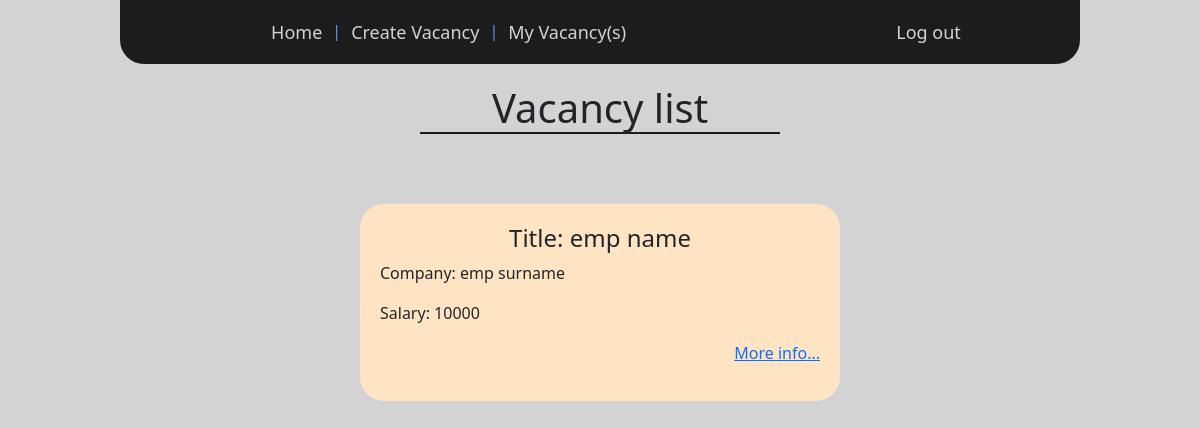
/list-vacancy/ (signed in), run on an earlier commit of the app's database.
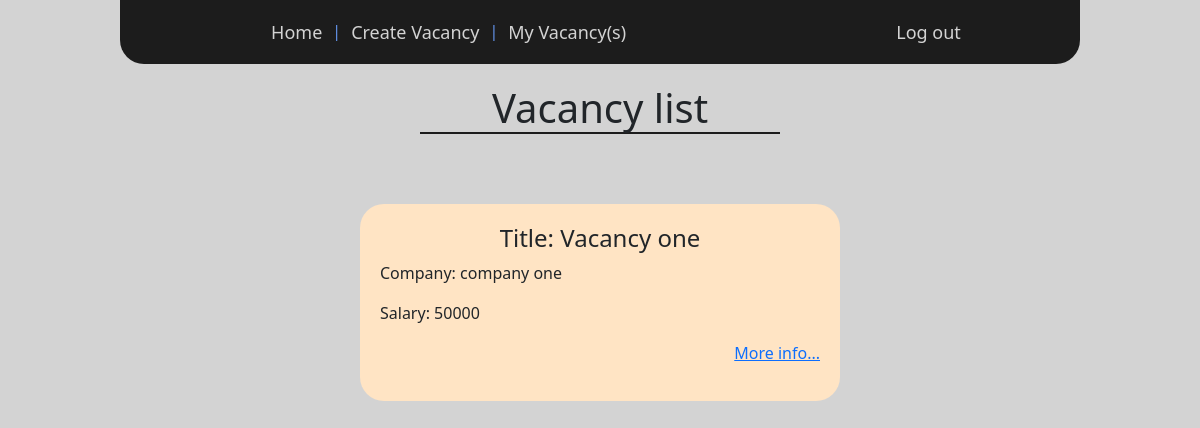
And on a later commit of the database.
### main/models.py (models this page shows, shortened)
class Vacancy(models.Model):
    user = models.ForeignKey(User, on_delete=models.DO_NOTHING, blank=True)
    name = models.CharField('Name', max_length=255)
    company = models.CharField('Company', max_length=255)
    salary = models.PositiveIntegerField('Salary')
    skill = models.TextField('Skills')
    duty = models.TextField('Duty')
    address = models.CharField('Address', max_length=255)
    slug = models.CharField('Slug', max_length=255, unique=True, null=True, blank=True)

### main/views.py (the view)
# urls.py: path('list-vacancy/', views.VacancyListView.as_view(), name='list_vacancy_page'),
class VacancyListView(ListView):
    model = Vacancy
    template_name = 'main/index_vacancy_list.html'
    context_object_name = 'data'
    extra_context = {}
    def get(self, request, *args, **kwargs):
        if request.user.is_authenticated:
            self.extra_context['title'] = 'Vacancy list'
            self.extra_context['create'] = {'name': 'Create Vacancy', 'path': 'create_vacancy_page'}  #
            self.extra_context['list'] = {'name': 'My Vacancy(s)', 'path': 'list_vacancy_page'}
        else:
            return redirect('login_page')
        return super().get(request, *args, **kwargs)
    def get_queryset(self):
        return Vacancy.objects.filter(user__username=self.request.user.username)

### main/templates/main/index_vacancy_list.html
{% extends 'main/main_layout.html' %}
{% block content %}
    <h1 style="margin: 20px auto; width: 30vw; text-align: center; border-bottom: 2px solid #1c1c1c;">{{ title }}</h1>
    {% for obj in data %}
            <div class="box">
                <h4 style="text-align: center;">Title: {{ obj.name }}</h4>
                <p>Company: {{ obj.company }}</p>
                <p>Salary: {{ obj.salary }}</p>
                <p style="text-align: end"><a href="{% url 'vacancy_page' obj.slug %}">More info...</a></p>
            </div>
        {% endfor %}
{% endblock %}

What changed in the data, as far as the page shows it:
removed Vacancy: name "emp name", company "emp surname", salary "10000"
added Vacancy: name "Vacancy one", company "company one", salary "50000"
